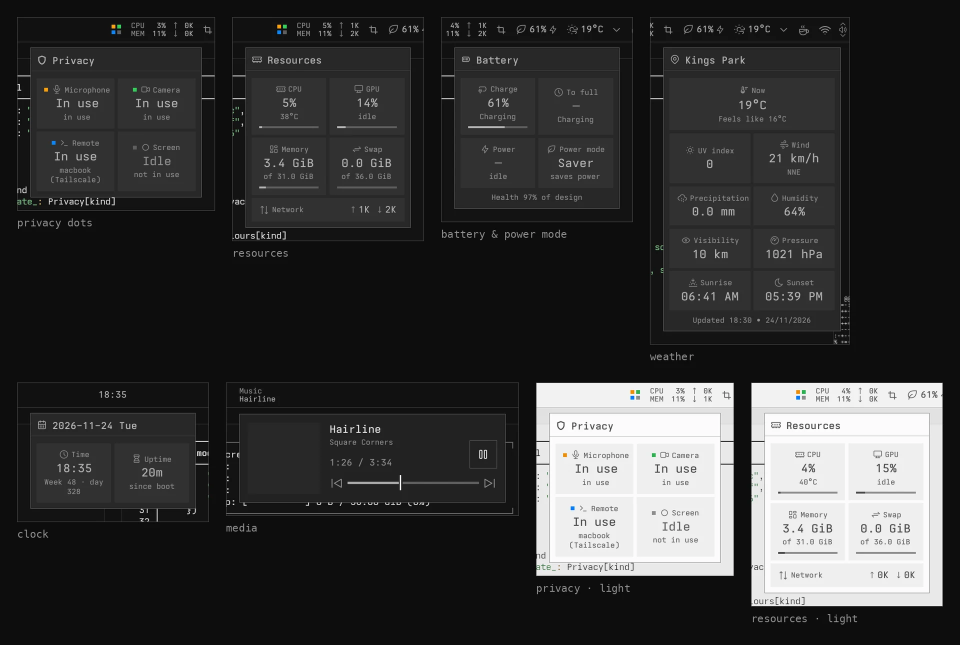
#> input picture asus/lok/screenshots/bar-popups.webp, 1920 x 1289 px, given in place of dark-sidebar.png, which was not available (shown at 1/2 size)
$ python compose.py
#> lines starting #> are read from the running program, lines starting #| are printed output that depends on the picture
"""Compose README demo images from raw/ shots (2560x1600 physical px)."""
from PIL import Image, ImageDraw, ImageFont
R = "raw/"; OUT = "out/"
import os; os.makedirs(OUT, exist_ok=True)
font = ImageFont.truetype("font-label.ttf", 26)
def im(n): return Image.open(R + n).convert("RGB")
#> called with n = 'dark-sidebar.png'
#> returned value is the input picture: PIL image 1920x1289 RGB; mean R, G, B 53.5, 53.6, 53.6
def frame(img, col):
    d = ImageDraw.Draw(img); w, h = img.size; d.rectangle([0, 0, w - 1, h - 1], outline=col); return img
def save(img, name, w=None):
#> called with name = 'hero-dark.webp', w = 1920
    if w: img = img.resize((w, round(img.height * w / img.width)), Image.LANCZOS)
    img.save(OUT + name, "WEBP", quality=90, method=6); print(name, img.size, os.path.getsize(OUT + name) // 1024, "KB")
#| hero-dark.webp (1920, 1289) 87 KB

# 1. hero: dark desktop + right sidebar
save(im("dark-sidebar.png"), "hero-dark.webp", 1920)

# 2. dark / light diagonal split of the same desktop
d, l = im("dark-desktop.png"), im("light-desktop.png")
#> call 2 of im, with n = 'dark-desktop.png'
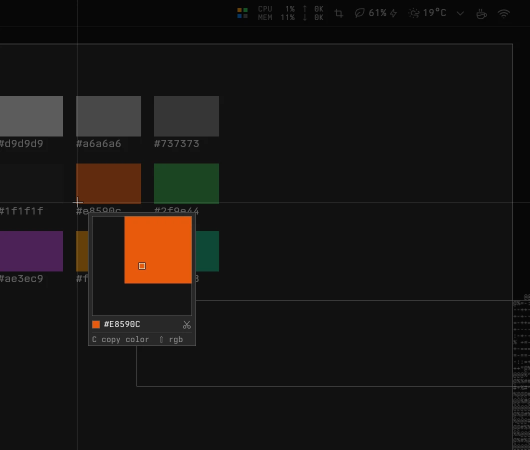
#> input picture asus/lok/screenshots/color-pick.webp, 1060 x 900 px, given in place of dark-desktop.png, which was not available (shown at 1/2 size)
#> in im, returned value is the input picture: PIL image 1060x900 RGB; mean R, G, B 25.1, 22, 20.2
W, H = d.size
#> W = 1060; H = 900
mask = Image.new("L", (W, H), 0); md = ImageDraw.Draw(mask)
#> after `mask = Image.new('L', (W, H), 0)`: mask: PIL image 1060x900 L; every value is 0
md.polygon([(W * 0.62, 0), (W, 0), (W, H), (W * 0.38, H)], fill=255)
split = Image.composite(l, d, mask)
ImageDraw.Draw(split).line([(W * 0.62, 0), (W * 0.38, H)], fill="#8c8c8c", width=2)
save(split, "dark-light.webp", 1920)
#| dark-light.webp (1920, 1630) 34 KB

# 3. details collage on the dot wallpaper
bg = im("lok-dots-dark.png").resize((2560, 1640))
#> call 4 of im, with n = 'lok-dots-dark.png'
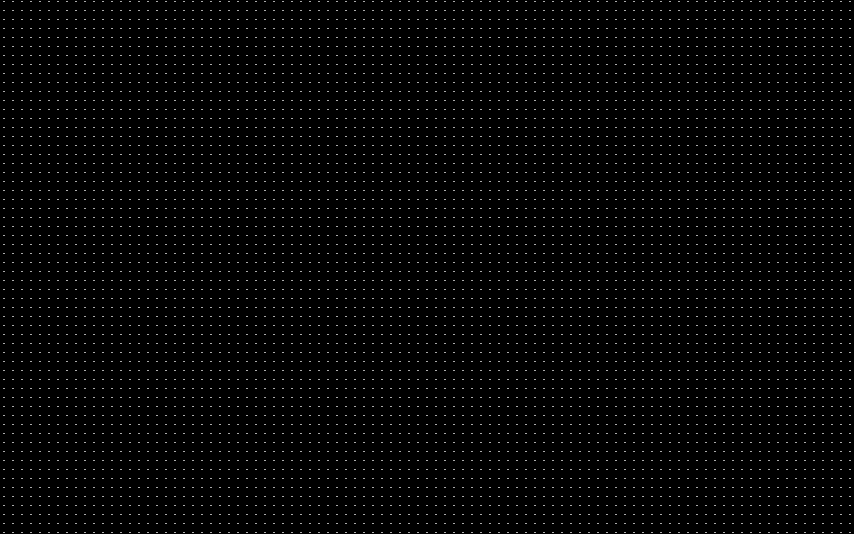
#> input picture asus/lok/wallpapers/lok-dots-dark.png, 2560 x 1600 px, found by its file name (shown at 1/3 size)
#> in im, returned value is the input picture: PIL image 2560x1600 RGB; values 11 (black) and 40 (white), 0.56% white in thin lines or dots
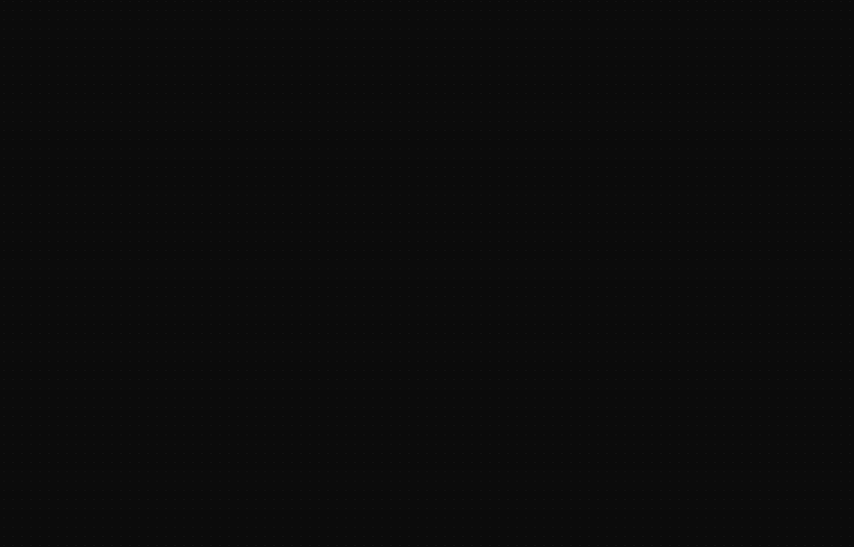
#> bg: PIL image 2560x1640 RGB (shown at 1/3 size); min 9, max 44, mean 11.2
c = bg.copy(); dr = ImageDraw.Draw(c)
def label(x, y, t): dr.text((x, y), t, font=font, fill="#8f8f8f")
def paste(tile, x, y, t, col="#5e5e5e"):
    c.paste(frame(tile, col), (x, y)); label(x, y + tile.height + 12, t)
M = 80
# bar strips (dark and light), full width scaled to the canvas inner width
bw = 2560 - 2 * M
bd = im("dark-desktop.png").crop((0, 0, 2560, 54)).resize((bw, round(54 * bw / 2560)), Image.LANCZOS)
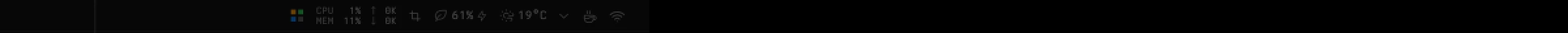
#> bd: PIL image 2400x51 RGB (shown at 1/2 size); mean R, G, B 3.7, 3.8, 3.7
bl = im("light-desktop.png").crop((0, 0, 2560, 54)).resize((bw, round(54 * bw / 2560)), Image.LANCZOS)
paste(bd, M, M, "bar  -  workspaces | clock | monitor + net, power mode + battery, weather, status")
#> in paste, `c.paste(frame(tile, col), (x, y))`:
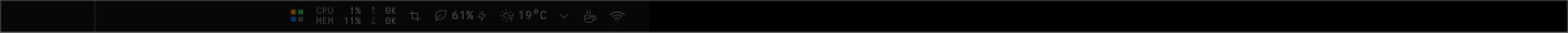
#> tile: PIL image 2400x51 RGB (shown at 1/2 size); mean R, G, B 7.4, 7.4, 7.4
paste(bl, M, M + bd.height + 70, "bar  -  light", "#8c8c8c")
#> call 2 of paste, with x = 80, y = 201, t = 'bar  -  light', col = '#8c8c8c'
#> in paste (call 2), `c.paste(frame(tile, col), (x, y))`:
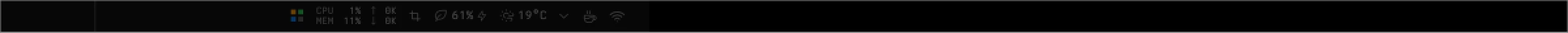
#> tile: PIL image 2400x51 RGB (shown at 1/2 size); mean R, G, B 9.2, 9.2, 9.2
top = M + 2 * (bd.height + 70) + 20
#> top = 342
#> (the run stopped early here; a loop or call above may not have finished)
